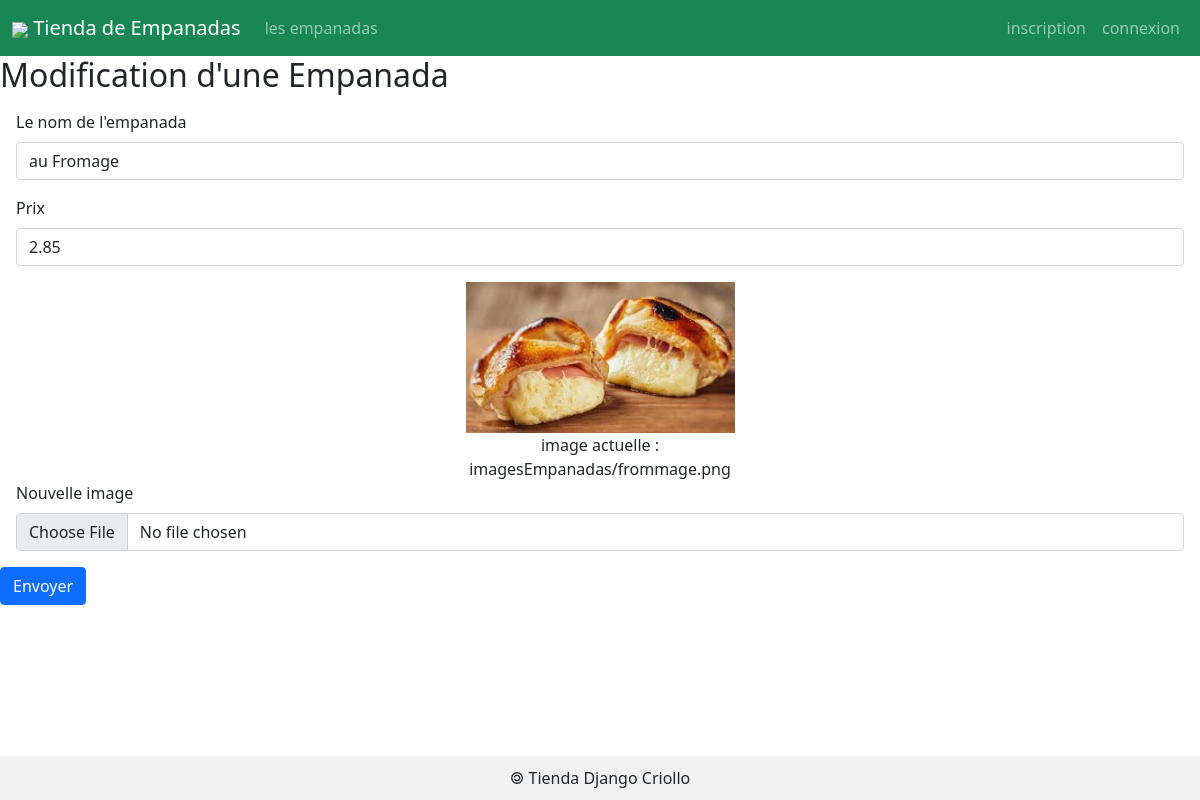
The page /empanada/2/update/ on the database its author committed.
### empanadas/models.py (models this page shows, shortened)
class Empanada(models.Model) :
    idEmpanada    = models.AutoField(    primary_key    = True )
    nomEmpanada   = models.CharField(   max_length      = 50   )
    prix          = models.DecimalField( max_digits     = 6, decimal_places = 2 )
    image = models.ImageField( default = 'imagesEmpanadas/default.png', upload_to = 'imagesEmpanadas/')

### empanadas/views.py (the view)
# urls.py: path('empanada/<int:empanada_id>/update/',          views.afficherFormulaireModificationEmpanada),
def afficherFormulaireModificationEmpanada(request, empanada_id):
	emp = Empanada.objects.get( idEmpanada= empanada_id)
	return render( request, 'empanadas/formulaireModificationEmpanada.html', {'empanada': emp} )

### empanadas/templates/empanadas/formulaireModificationEmpanada.html (shortened to what this page needs)
{% extends 'empanadas/base.html' %}
{% block main %}
<h2> Modification d'une Empanada </h2>
<form action="{% url 'editEmpanada' empanada.idEmpanada %}" method="POST" enctype="multipart/form-data">
        <div class="m-3">
                <label for="id_nomEmpanada" class="form-label"> Le nom de l'empanada </label>
                <input id="id_nomEmpanada" name="nomEmpanada" type="text" value="{{empanada.nomEmpanada}}" maxlength="50" required class="form-control"/>
        </div>
        <div class="m-3">
                <label for="id_prix" class="form-label"> Prix </label>
                <input id="id_prix" name="prix" type="number" value="{{empanada.prix}}" step="0.01" min="0" max="100.00"  required class="form-control"/>
        </div>
	<div class="m-3">
		<figure class="w-25 text-center m-auto">
			<img src="{{ MEDIA_URL }}{{ empanada.image }}" class="img-fluid"/>
			<figcaption>image actuelle : {{ empanada.image}} </figcaption>
		</figure>
		<label for="id_image" class="form-label">Nouvelle image</label>
		<input id="id_image" name="image" type="file" accept="image/*" class="form-control">
	</div>
        <button type="submit" class="btn btn-primary"> Envoyer </button>
</form>
{% endblock %}

### empanadas/static/empanadas/css/styles.css (style rules this page uses)
html, body { height: 100%; margin: 0; display: flex; flex-direction: column; }

### rows shown on the page
Empanada: nomEmpanada "au Fromage", prix "2.85", image (picture), image "imagesEmpanadas/frommage.png"
